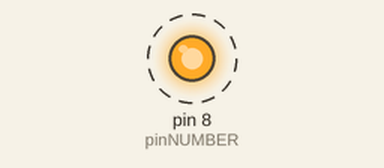
Simulated run of this sketch. Board: Arduino Uno, built with avr-gcc and run on an emulated ATmega328P. Parts: output pins drawn as LEDs (lit = HIGH). Dashed ring = blinking.

Above: at 0.5 s.
Timing chart, 0 to 4.6 s (numbered marks = the images above):
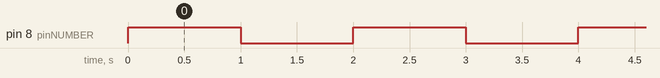

Measured:
- by itself, pin 8 (pinNUMBER): alternates HIGH for 1.0 s and LOW for 1.0 s

The sketch:

magnificent_uusam_wolt1__1_.ino
```cpp
// C++ code
//
int pinNUMBER = 8;
void setup()
{
  pinMode(pinNUMBER, OUTPUT);
}

void loop()
{
  digitalWrite(pinNUMBER, HIGH);
  delay(1000); // Wait for 1000 millisecond(s)
  digitalWrite(pinNUMBER, LOW);
  delay(1000); // Wait for 1000 millisecond(s)
}
```
